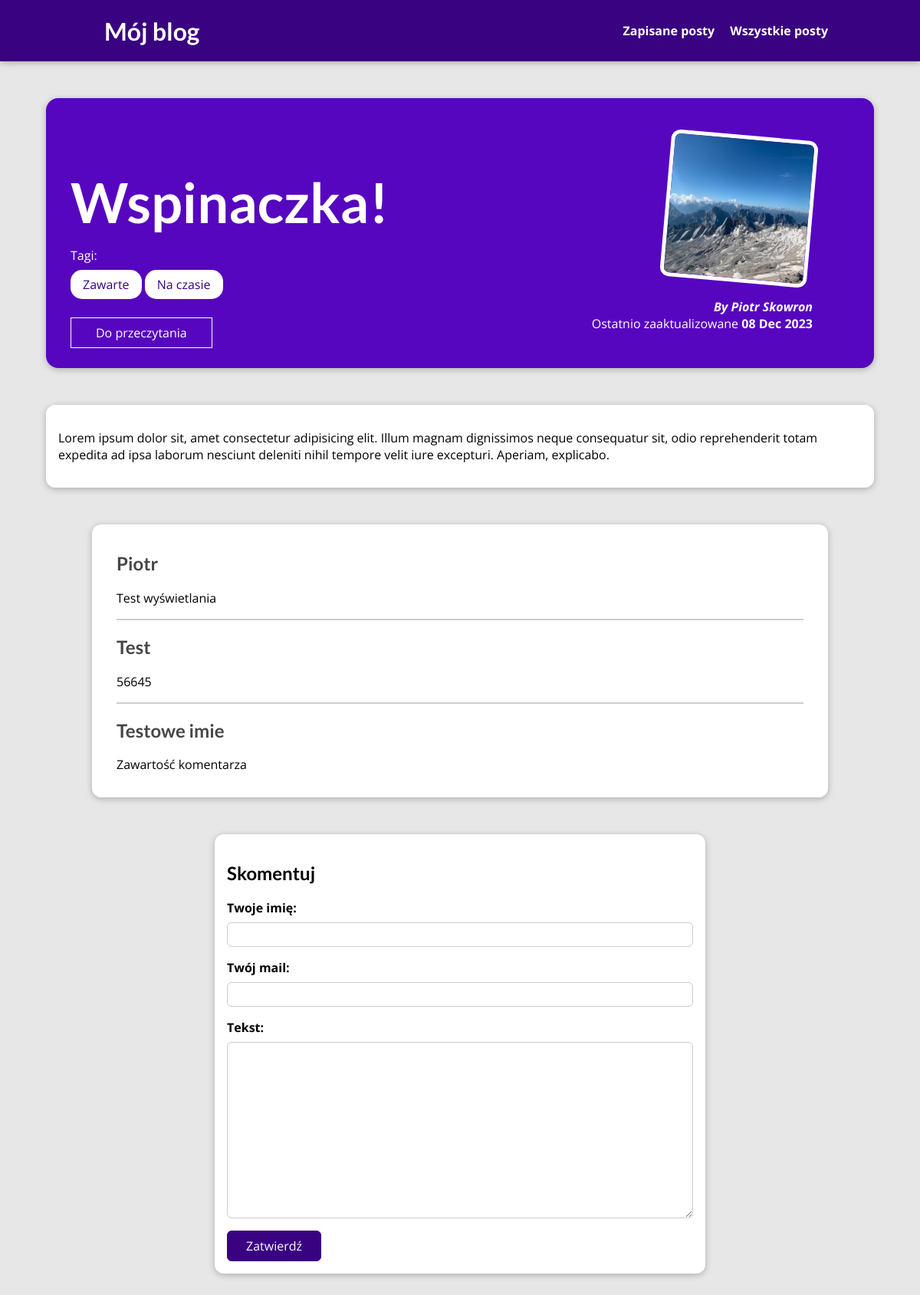
/post/wspinaczka-w-gorach, run on the app's committed database.
### blog/models.py (models this page shows, shortened)
class Post(models.Model):
    tytul = models.CharField(max_length=150)
    zawartosc = models.CharField(max_length=200)
    tresc = models.TextField(validators=[MinLengthValidator(10)])
    obrazek = models.ImageField(upload_to="posty", null=True)
    data = models.DateField(auto_now=True)
    slug = models.SlugField(unique=True, db_index=True)
    hasztagi = models.ManyToManyField(Tag, null=True)
    autor = models.ForeignKey(
        Autor, on_delete=models.SET_NULL, null=True, related_name="posty")
    class Meta:
        verbose_name_plural = "Posty"

class Tag(models.Model):
    hasztag = models.CharField(max_length=20)
    class Meta:
        verbose_name_plural = "Tagi"

class Autor(models.Model):
    imie = models.CharField(max_length=100)
    nazwisko = models.CharField(max_length=100)
    email = models.EmailField()
    def full_name(self):
        return f"{self.imie} {self.nazwisko}"
    def __str__(self):
        return self.full_name()
    class Meta:
        verbose_name_plural = "Autorzy"

class Komentarz(models.Model):
    nazwa_uzytkownika = models.CharField(max_length=120)
    mail_uzytkownika = models.EmailField()
    tekst = models.TextField(max_length=400)
    post = models.ForeignKey(
        Post, on_delete=models.CASCADE, related_name="komentarze")

### blog/views.py (the view, shortened to what this page needs)
# urls.py: path("post/<slug:slug>", views.PojedynczyPostView.as_view(),
class PojedynczyPostView(View):
    def czy_zapisany_post(self, request, post_id):
        zapisane_posty = request.session.get("zapisane_posty")
        if zapisane_posty is not None:
            czy_zapisane_na_pozniej = post_id in zapisane_posty
        else:
            czy_zapisane_na_pozniej = False
        return czy_zapisane_na_pozniej
    def get(self, request, slug):
        post = Post.objects.get(slug=slug)
        context = {
            "post": post,
            "tagi_postu": post.hasztagi.all(),
            "formularz_komentarza": FormularzKomentarza,
            "komentarze": post.komentarze.all().order_by("-id"),
            "zapisane_na_pozniej": self.czy_zapisany_post(request, post.id),
        }
        return render(request, "blog/strona-postu.html", context)

### blog/templates/blog/strona-postu.html (shortened to what this page needs)
{% extends "base.html" %}
{% load static %}
{% block pliki_css %}
    <link rel="stylesheet" href="{% static "blog/strona-postu.css" %}">
{% endblock  %}
{% block content %}
 <section id="podsumowanie">
    <h2>{{ post.tytul}}</h2>
    <p>Tagi:</p>
    <div>
        {% for tag in tagi_postu %}
            <span class="tag">{{tag.hasztag}}</span>
        {% endfor %}
    </div>
    <div id="do-przeczytania">
        <form action="{% url "do-przeczytania" %}" method="POST">
            <button>
                {% if zapisane_na_pozniej %}
                    Usuń z listy
                {% else %}
                    Do przeczytania
                {% endif %}
            </button>
        </form>
    </div>
    <article>
        <img src="{{ post.obrazek.url }}" alt="{{ post.tytul }}"/>
        <address>By <a href="mailto:{{ post.autor.email}}">{{ post.autor }}</a></address>
        <div>
            Ostatnio zaaktualizowane <time>{{ post.data|date:"d M Y" }}</time>
        </div>
    </article>
 </section>
 <main>
    {{ post.tresc|linebreaks }}
 </main>
<section id="komentarze">
    <ul>
        {% for komentarz in komentarze %}
            <li>
                <h2>{{ komentarz.nazwa_uzytkownika }}</h2>
                <p>{{ komentarz.tekst|linebreaks }}</p>
            </li>
        {% endfor %}
    </ul>
</section>
 <section id="formularz-detail">
    <h2>Skomentuj</h2>
    <form action="{% url "strona-postu" post.slug %}" method="POST">
        {% for pole_formularza in formularz_komentarza %}
            <div class="formularz-komentarza {% if pole_formularza.errors %}blad{% endif %} ">
                {{ pole_formularza.label_tag }}
                {{ pole_formularza }}
            </div>
        {% endfor %}
        <button>Zatwierdź</button>
    </form>
</section>
{% endblock %}

### templates/base.html (shortened to what this page needs)
<!DOCTYPE html>
{% load static %}
<html lang="en">
<head>
    <link rel="stylesheet" href="{% static "aplikacja.css" %}">
    {% block pliki_css %}{% endblock  %}
</head>
<body>
    <header id="glowna-nawigacja">
        <h1><a href="{% url "strona-glowna" %}">Mój blog</a></h1>
        <nav>
            <a href="{% url "do-przeczytania" %}">Zapisane posty</a>
            <a href="{% url "strona-postow" %}">Wszystkie posty</a>
        </nav>
    </header>
    {% block content %}
    {% endblock  %}
</body>
</html>

### static/aplikacja.css (style rules this page uses)
* { box-sizing: border-box; }
html { font-family: 'Open Sans', 'Lato', sans-serif; }
body { margin: 0; }
h1, h2, h3 { font-family: 'Lato', sans-serif; font-weight: bold; }
#glowna-nawigacja { width: 100%; height: 5rem; display: flex; justify-content: space-between; align-items: center; padding: 0 10%; position: absolute; top: 0; left: 0; }
#glowna-nawigacja a { text-decoration: none; color: white; font-weight: bold; margin-left: 1rem; }

### blog/static/blog/strona-postu.css (style rules this page uses)
body { background-color: #e7e7e7; }
#glowna-nawigacja { background-color: #390281; box-shadow: 0 2px 8px rgba(0, 0, 0, 0.25); }
#podsumowanie { margin: 8rem auto 3rem auto; padding: 2rem; width: 90%; max-width: 90rem; border-radius: 16px; background-color: #5706c0; position: relative; box-shadow: 0 2px 8px rgba(0, 0, 0, 0.25); height: 22rem; }
#podsumowanie h2 { color: white; font-size: 4.5rem; margin-bottom: 0.25rem; }
#podsumowanie article { position: absolute; top: 2rem; right: 3rem; padding: 1rem 2rem; border-radius: 12px; text-align: right; color: white; }
#podsumowanie article img { width: 12rem; height: 12rem; border-radius: 12px; transform: rotateZ(5deg); border: 5px solid white; margin-bottom: 1rem; }
#podsumowanie address { font-weight: bold; }
#podsumowanie p, a { color: white; text-decoration: none; }
#podsumowanie time { font-weight: bold; }
#do-przeczytania { margin: 2rem 0; }
#do-przeczytania button { background-color: transparent; border: 1px solid white; padding: 0.5rem 2rem; font: inherit; color: white; cursor: pointer; }
main { width: 90%; max-width: 90rem; margin: 3rem auto; background-color: white; padding: 1rem; border-radius: 12px; box-shadow: 0 2px 8px rgba(0, 0, 0, 0.25); }
.tag { background-color: white; color: #390281; padding: 0.5rem 1rem; border-radius: 15px; }
#formularz-detail { margin: 3rem auto; width: 90%; max-width: 40rem; border-radius: 12px; background-color: white; box-shadow: 0 2px 8px rgba(0, 0, 0, 0.25); padding: 1rem; }
#formularz-detail button { font: inherit; background-color: #390281; color: white; border: 1px solid #390281; padding: 0.5rem 1.5rem; border-radius: 6px; cursor: pointer; }
.formularz-komentarza { margin-bottom: 1rem; }
.formularz-komentarza label { font-weight: bold; margin-bottom: 0.5rem; display: block; }
.formularz-komentarza input, .formularz-komentarza textarea { display: block; width: 100%; font: inherit; padding: 0.25rem; border-radius: 6px; border: 1px solid #ccc; }
#komentarze { margin: 3rem auto; width: 90%; max-width: 60rem; border-radius: 12px; background-color: white; box-shadow: 0 2px 8px rgba(0, 0, 0, 0.25); padding: 1rem 2rem; }
#komentarze ul { list-style: none; margin: 0; padding: 0; }
#komentarze li { margin-bottom: 1rem; border-bottom: 2px solid #ccc; }
#komentarze li:last-of-type { border-bottom: none; }
#komentarze h2 { color: #464646; }

### data on the page
Post: tytul "Wspinaczka!", obrazek (picture), autor "Piotr Skowron", data "08 Dec 2023", tresc "Lorem ipsum dolor sit, amet consectetur adipisicing elit. Illum magnam dignissimos neque consequatur sit, odio reprehenderit totam expedita ad ipsa laborum nesciunt deleniti nihil tempore velit iure excepturi. Aperiam, explicabo."
Tag: hasztag "Zawarte"
Tag: hasztag "Na czasie"
Komentarz: nazwa_uzytkownika "Piotr", tekst "Test wyświetlania"
Komentarz: nazwa_uzytkownika "Test", tekst "56645"
Komentarz: nazwa_uzytkownika "Testowe imie", tekst "Zawartość komentarza"

### other printed values
{{ pole_formularza.label_tag }} "Twoje imię:" "Twój mail:" "Tekst:"
